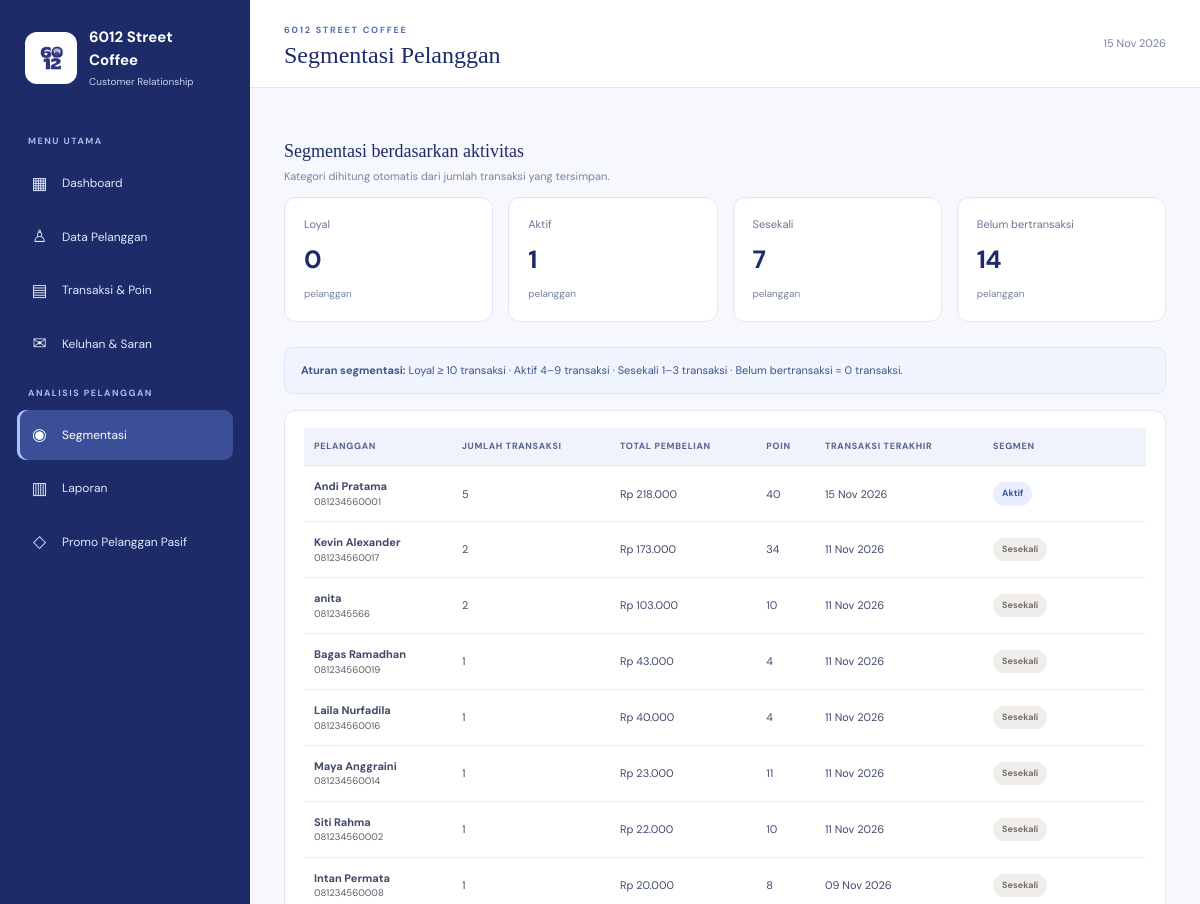
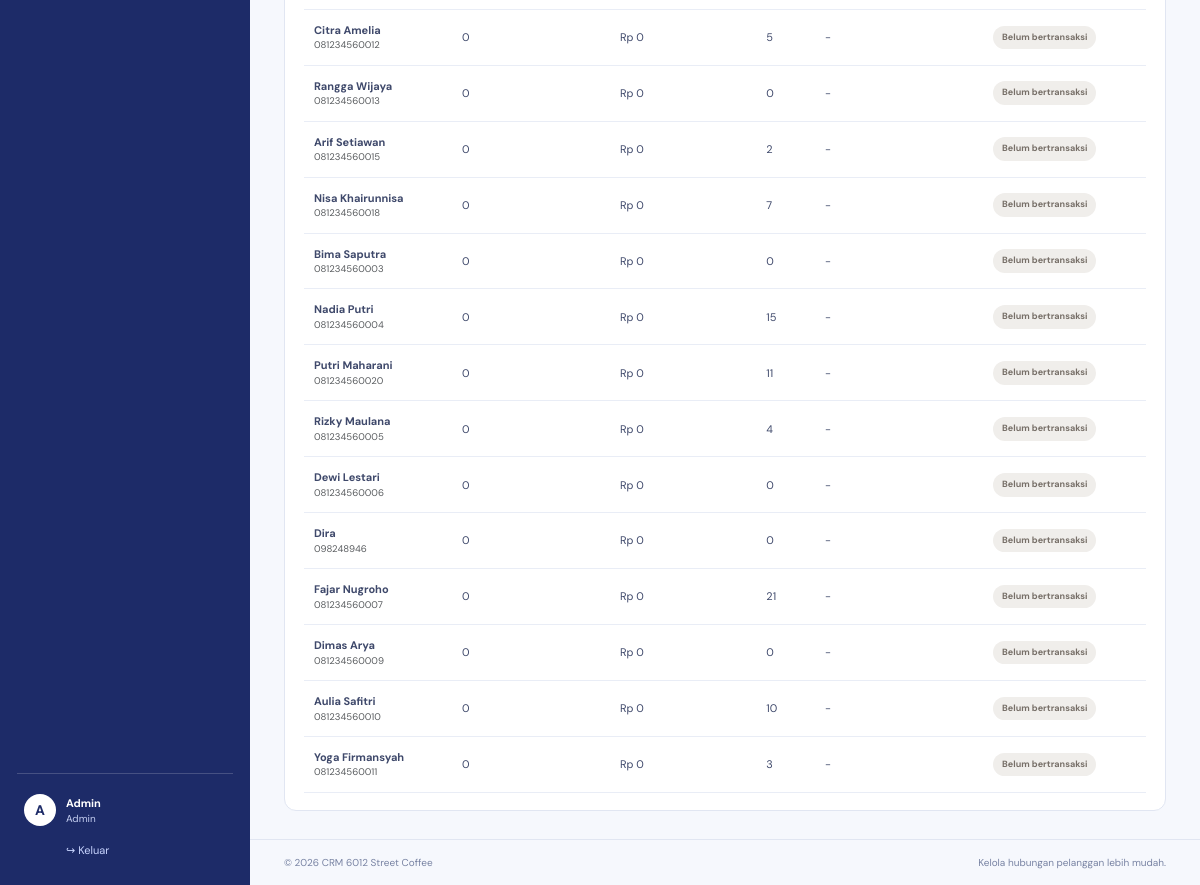
The page /segmentation.php (signed in) on the database its author committed (2 pictures, top to bottom).
### tables this page shows
CREATE TABLE `customers` (
  `id` int(10) UNSIGNED NOT NULL,
  `name` varchar(100) NOT NULL,
  `phone` varchar(20) NOT NULL,
  `address` varchar(255) DEFAULT NULL,
  `join_date` date NOT NULL DEFAULT curdate(),
  `member_status` enum('Member','Non-member') NOT NULL DEFAULT 'Member',
  `points` int(10) UNSIGNED NOT NULL DEFAULT 0,
  `created_at` timestamp NOT NULL DEFAULT current_timestamp()
);

### includes/functions.php (called while the page is built, shortened)
<?php
function e($value): string
{
    return htmlspecialchars((string) $value, ENT_QUOTES, 'UTF-8');
}
function rupiah($number): string
{
    return 'Rp ' . number_format((float) $number, 0, ',', '.');
}

### segmentation.php (the view, shortened to what this page needs)
<?php
require_once 'config/database.php';
require_once 'includes/functions.php';
$rows = $pdo->query("SELECT c.id,c.name,c.phone,c.member_status,c.points,COUNT(t.id) transaction_count,COALESCE(SUM(t.total_amount),0) total_spend,MAX(t.transaction_date) last_transaction FROM customers c LEFT JOIN transactions t ON t.customer_id=c.id GROUP BY c.id ORDER BY transaction_count DESC,total_spend DESC")->fetchAll();
$counts = ['Loyal' => 0, 'Aktif' => 0, 'Sesekali' => 0, 'Belum bertransaksi' => 0];
foreach ($rows as &$r) {
    $n = (int) $r['transaction_count'];
    $r['segment'] = $n >= 10 ? 'Loyal' : ($n >= 4 ? 'Aktif' : ($n >= 1 ? 'Sesekali' : 'Belum bertransaksi'));
    $counts[$r['segment']]++;
}
require 'includes/header.php';
?>
<div class="section-heading">
    <div>
        <h3>Segmentasi berdasarkan aktivitas</h3>
        <p>Kategori dihitung otomatis dari jumlah transaksi yang tersimpan.</p>
    </div>
</div>
<div class="stats-grid segment-stats"><?php foreach ($counts as $name => $count): ?>
        <div class="stat-card compact"><span><?= e($name) ?></span><strong><?= $count ?></strong><small>pelanggan</small>
        </div><?php endforeach; ?>
</div>
<div class="note-panel"><b>Aturan segmentasi:</b> Loyal ≥ 10 transaksi · Aktif 4–9 transaksi · Sesekali 1–3 transaksi ·
    Belum bertransaksi = 0 transaksi.</div>
<div class="table-card mt-3">
    <div class="table-responsive">
        <table class="table align-middle">
            <thead>
                <tr>
                    <th>Pelanggan</th>
                    <th>Jumlah transaksi</th>
                    <th>Total pembelian</th>
                    <th>Poin</th>
                    <th>Transaksi terakhir</th>
                    <th>Segmen</th>
                </tr>
            </thead>
            <tbody><?php foreach ($rows as $r): ?>
                    <tr>
                        <td><b><?= e($r['name']) ?></b><small class="d-block text-muted"><?= e($r['phone']) ?></small></td>
                        <td><?= (int) $r['transaction_count'] ?></td>
                        <td><?= rupiah($r['total_spend']) ?></td>
                        <td><?= (int) $r['points'] ?></td>
                        <td><?= $r['last_transaction'] ? date('d M Y', strtotime($r['last_transaction'])) : '-' ?></td>
                        <td><span
                                class="status-pill <?= $r['segment'] === 'Loyal' ? 'pill-green' : ($r['segment'] === 'Aktif' ? 'pill-blue' : 'pill-gray') ?>"><?= e($r['segment']) ?></span>
                        </td>
                    </tr><?php endforeach; ?>
            </tbody>
        </table>
    </div>
</div>
<?php require 'includes/footer.php'; ?>

### assets/style.css (style rules this page uses)
:root { --coffee: #55372b; --coffee2: #76513e; --cream: #f6f1e9; --paper: #fff; --ink: #302720; --muted: #887f76; --line: #eee7de; --gold: #c99a61 }
* { box-sizing: border-box }
body { margin: 0; background: #f8f7f4; color: var(--ink); font-family: 'DM Sans', sans-serif; font-size: 14px }
.stats-grid { display: grid; grid-template-columns: repeat(4, minmax(0, 1fr)); gap: 15px; margin-bottom: 25px }
.stat-card { background: white; border: 1px solid var(--line); border-radius: 12px; padding: 18px 19px; position: relative; min-width: 0 }
.stat-card>span { display: block; color: #82776d; font-size: 11px }
.stat-card strong { display: block; font-size: 27px; margin: 8px 0 4px; letter-spacing: -.7px }
.stat-card small { font-size: 10px; color: #a49a90 }
.section-heading { display: flex; justify-content: space-between; align-items: center; gap: 15px; margin: 25px 0 13px }
.section-heading h3 { font-family: 'Playfair Display', serif; font-size: 18px; margin: 0 }
.section-heading p { font-size: 11px; color: var(--muted); margin: 5px 0 0 }
.table-card, .form-card { background: #fff; border: 1px solid var(--line); border-radius: 12px; padding: 17px 19px }
.table { font-size: 11px; margin: 0 }
.table thead th { font-size: 9px; text-transform: uppercase; letter-spacing: .7px; color: #8c8177; background: #faf8f5; border-bottom: 1px solid var(--line); padding: 12px 10px; white-space: nowrap }
.table td { padding: 12px 10px; border-color: #f1ece6; color: #51483f }
.status-pill, .points-tag, .rule-chip { display: inline-block; border-radius: 20px; padding: 5px 9px; font-size: 9px; font-weight: 700; white-space: nowrap }
.pill-gray { background: #f0eeeb; color: #776f68 }
.pill-blue { background: #e8eff8; color: #496b94 }
.segment-stats { grid-template-columns: repeat(4, minmax(0, 1fr)) }
.stat-card.compact strong { font-size: 25px }
.note-panel { background: #f7f0e7; border: 1px solid #eadbca; border-radius: 9px; padding: 13px 16px; color: #765b42; font-size: 11px; line-height: 1.7 }
:root { --coffee: #26377F; --coffee2: #3D55A5; --cream: #F1F4FC; --paper: #FFFFFF; --ink: #202B50; --muted: #7883A3; --line: #E1E6F2; --gold: #91A5E8; --brand-navy: #1D2B68; --brand-blue: #30458F; --brand-mid: #526BB8; --brand-light: #EAF0FF; --brand-pale: #F6F8FD; }
body { background: var(--brand-pale); color: var(--ink); }
.topbar h1, .section-heading h3, .form-card h4 { color: var(--brand-navy); }
.stat-card, .table-card, .form-card { background: #FFF; border-color: var(--line); }
.stat-card>span { color: #697596; }
.stat-card strong { color: var(--brand-navy); }
.stat-card small, .table-foot { color: var(--muted); }
.table thead th { color: #53618D; background: #F0F3FC; border-bottom-color: var(--line); }
.table td { border-color: #E9EDF6; color: #3F496B; }
.pill-blue { background: #E8EEFF; color: #36519D; }
.note-panel { background: #F0F4FF; border-color: #DCE5FF; color: #405487; }

### rows shown on the page
customers: name "Andi Pratama", phone "081234560001", transaction_count "5", total_spend "Rp 218.000", points "40", last_transaction "15 Nov 2026", segment "Aktif"
customers: name "Kevin Alexander", phone "081234560017", transaction_count "2", total_spend "Rp 173.000", points "34", last_transaction "11 Nov 2026", segment "Sesekali"
customers: name "anita", phone "0812345566", transaction_count "2", total_spend "Rp 103.000", points "10", last_transaction "11 Nov 2026", segment "Sesekali"
customers: name "Bagas Ramadhan", phone "081234560019", transaction_count "1", total_spend "Rp 43.000", points "4", last_transaction "11 Nov 2026", segment "Sesekali"
customers: name "Laila Nurfadila", phone "081234560016", transaction_count "1", total_spend "Rp 40.000", points "4", last_transaction "11 Nov 2026", segment "Sesekali"
customers: name "Maya Anggraini", phone "081234560014", transaction_count "1", total_spend "Rp 23.000", points "11", last_transaction "11 Nov 2026", segment "Sesekali"
customers: name "Siti Rahma", phone "081234560002", transaction_count "1", total_spend "Rp 22.000", points "10", last_transaction "11 Nov 2026", segment "Sesekali"
customers: name "Intan Permata", phone "081234560008", transaction_count "1", total_spend "Rp 20.000", points "8", last_transaction "09 Nov 2026", segment "Sesekali"
customers: name "Citra Amelia", phone "081234560012", transaction_count "0", total_spend "Rp 0", points "5", segment "Belum bertransaksi"
customers: name "Rangga Wijaya", phone "081234560013", transaction_count "0", total_spend "Rp 0", points "0", segment "Belum bertransaksi"
customers: name "Arif Setiawan", phone "081234560015", transaction_count "0", total_spend "Rp 0", points "2", segment "Belum bertransaksi"
customers: name "Nisa Khairunnisa", phone "081234560018", transaction_count "0", total_spend "Rp 0", points "7", segment "Belum bertransaksi"
customers: name "Bima Saputra", phone "081234560003", transaction_count "0", total_spend "Rp 0", points "0", segment "Belum bertransaksi"
customers: name "Nadia Putri", phone "081234560004", transaction_count "0", total_spend "Rp 0", points "15", segment "Belum bertransaksi"
customers: name "Putri Maharani", phone "081234560020", transaction_count "0", total_spend "Rp 0", points "11", segment "Belum bertransaksi"
customers: name "Rizky Maulana", phone "081234560005", transaction_count "0", total_spend "Rp 0", points "4", segment "Belum bertransaksi"
customers: name "Dewi Lestari", phone "081234560006", transaction_count "0", total_spend "Rp 0", points "0", segment "Belum bertransaksi"
customers: name "Dira", phone "098248946", transaction_count "0", total_spend "Rp 0", points "0", segment "Belum bertransaksi"
customers: name "Fajar Nugroho", phone "081234560007", transaction_count "0", total_spend "Rp 0", points "21", segment "Belum bertransaksi"
customers: name "Dimas Arya", phone "081234560009", transaction_count "0", total_spend "Rp 0", points "0", segment "Belum bertransaksi"
customers: name "Aulia Safitri", phone "081234560010", transaction_count "0", total_spend "Rp 0", points "10", segment "Belum bertransaksi"
customers: name "Yoga Firmansyah", phone "081234560011", transaction_count "0", total_spend "Rp 0", points "3", segment "Belum bertransaksi"

### other values the page prints
$_SESSION['user_name'] "Admin"
$pageTitle "Segmentasi Pelanggan"
$name "Loyal"
$count "0"
$name "Aktif"
$count "1"
$name "Sesekali"
$count "7"
$name "Belum bertransaksi"
$count "14"
